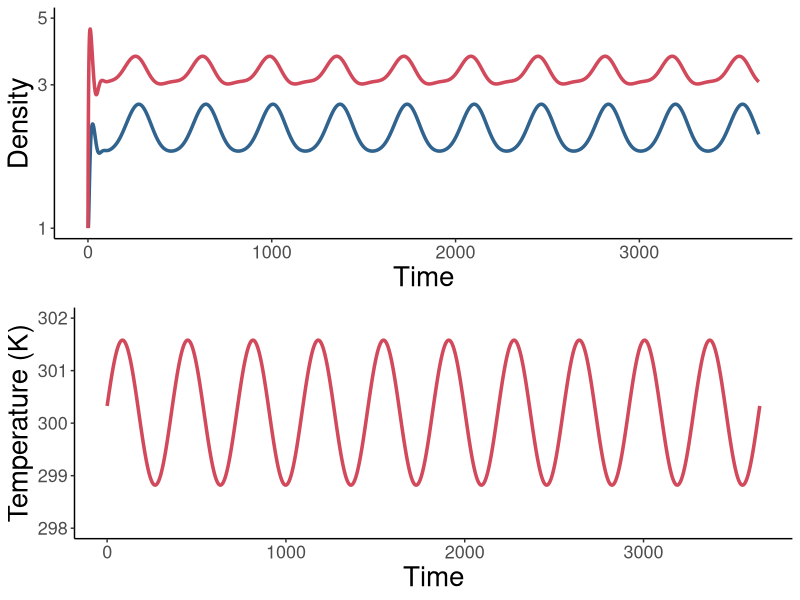
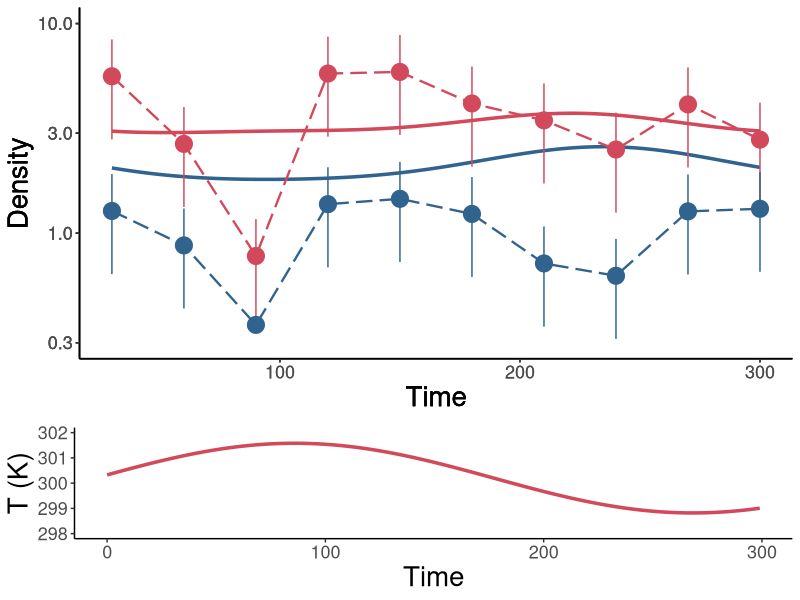

These charts were generated, in order, by the following R code:
#################################################################################
#### This R script simulates population dynamics of hemipteran insects in their native habitats
#################################################################################



#################################################
#### Load packages and set working directory ####
#################################################
library(tidyr)
library(ggplot2)
library(deSolve)
library(cowplot)
library(dplyr)
library(tidyverse)
#library(Cairo)
#library(grid)
#library(gridExtra)

setwd(dirname(rstudioapi::getActiveDocumentContext()$path))

######################################
#### Simulate population dynamics ####
######################################

# STEP 1: Assign parameter values
# read data and select insect
data <- read_csv("Temperature response data.csv")

# select an insect by removing # in front of name and placing # in front of other species
#sp.data <- subset(data, Species == "Clavigralla shadabi")
sp.data <- subset(data, Species == "Clavigralla tomentosicollis")
# define model parameters
params <- c(sp.data[2], sp.data[3], sp.data[4], sp.data[5],sp.data[6], sp.data[7], sp.data[8],
            sp.data[9], sp.data[10], sp.data[11], sp.data[12], sp.data[13], sp.data[14], sp.data[15],
            sp.data[16], sp.data[17], sp.data[18], sp.data[19], sp.data[20], sp.data[21], sp.data[22],
            sp.data[23], sp.data[24])
# time
yrs <- 10; # Number of years over which to run the model
timestep <- 1; # Length of time-steps (days)
times <- seq(0, yrs*365, by = timestep)
# temperature parameters
meanT.incr = 0 # Increase in mean temperature over next 50 years
amplT.incr = 0 # Increase in amplitude of temperature fluctuations over next 50 years
dMeanT = meanT.incr/(yrs*365) # simulate x degree increase in mean temperature over 50 years
dAmplT = amplT.incr/(yrs*365) # simulate x degree increase in the amplitude of temperature fluctuations over 50 years


# STEP 2: Specify model
model = function(t, State, Pars){
  with(as.list(c(State, Pars)),
       {
         # Temperature regime
         #meanT.incr = 0 # Increase in mean temperature over next 50 years
         #amplT.incr = 0 # Increase in amplitude of temperature fluctuations over next 50 years
         #dMeanT = meanT.incr/(yrs*365) # simulate x degree increase in mean temperature over 50 years
         #dAmplT = amplT.incr/(yrs*365) # simulate x degree increase in the amplitude of temperature fluctuations over 50 years
         # temperature function
         temp = (meanT + dMeanT*times) + (amplT + dAmplT*times)*sin((2*pi*times + deltaT)/365)
         # time-series of temperature values
         signal = as.data.frame(list(times = times, temp = rep(0, length(times))))
         signal$temp = temp
         # create interpolating function
         input = approxfun(signal, rule = 2 ) # rule = 2 sets any extrapolated point to the closest data extreme
         # import interpolated temperature function
         T =  input(t)
         
         # Temperature responses
         b = bTopt*exp(-(T-Toptb)^2/(2*sb^2)) # Birth rate
         #q = 1 # Density-dependence (temperature-independent for simplicity)
         q = qTR*exp(Aq*(1/TR-1/Tmax))*exp(-(T-Toptq)^2/(2*sq^2)) # Density-dependence (temperature-dependent)
         m = mTR*(T/TR)*exp(A*(1/TR-1/T))/(1+skew*(exp(AL*(1/TL-1/T))+exp(AH*(1/TH-1/T)))) # Maturation rate
         dJ = dJTR*exp(AdJ*(1/TR-1/T)) # Juvenile mortality
         dA = dATR*exp(AdA*(1/TR-1/T)) # Adult mortality
         
         # Juvenile and adult densities
         dJdt = b*(A >= 0.2)*A*exp(-q*A) - m*J - dJ*J # Allee threshold of 10% of equilibrium adult density
         dAdt = m*J - dA*A
         
         return(list(c(dJdt, dAdt), signal = T))
       })
}


# STEP 3: Model simulation and plotting population dynamics
init = c(J = 1, A = 1)
# run model and input into data frame
densities = as.data.frame(ode(func = model, y = init, parms = params, times = times, method = "ode45"))
# model variables (time, life stage, density)
output = densities[seq(0, dim(densities)[1], by=timestep), ]
output = gather(output, key=Variable, value=Output, -time)

# Plot population dynamics
pop.dyn = ggplot(output[output$Variable %in% c("J", "A"), ], aes(x=time, y=Output, color=Variable)) + 
  geom_line(size=1.2) +
  scale_color_manual(values=c("J"="#d1495b", "A"="#30638e")) + 
  labs(x="Time", y="Density") +
  # scale_x_continuous(expand=c(0, 5)) +
  scale_y_log10(limits=c(1, 5)) +
  theme(panel.grid.major = element_blank(), panel.grid.minor = element_blank(),
        panel.background = element_blank(), axis.line = element_line(colour = "black"),
        legend.position = "none", 
        axis.text = element_text(size=13),
        axis.title = element_text(size=20)) 

# Plot temperature regime
temp.regime  = ggplot(output[output$Variable %in% c("signal"), ], aes(x=time, y=Output, color=Variable)) + 
  geom_line(size=1.2) +
  scale_color_manual(values=c("signal"="#d1495b")) + 
  labs(x="Time", y="Temperature (K)") +
  # scale_x_continuous(expand=c(0, 5)) +
  scale_y_continuous(limits=c(298 - amplT.incr, 302 + meanT.incr + amplT.incr)) +
  theme(panel.grid.major = element_blank(), panel.grid.minor = element_blank(),
        panel.background = element_blank(), axis.line = element_line(colour = "black"),
        legend.position = "none", 
        axis.text = element_text(size=13),
        axis.title = element_text(size=20))

Plots.model = ggdraw() +
  draw_plot(pop.dyn, x = 0, y = 0.5, width = 1, height = 0.5) +
  draw_plot(temp.regime, x = 0, y = 0, width = 1, height = 0.5) #+
#draw_plot_label(label = c("(c)", ""), size = 18, x = c(0, 0), y = c(1, 0.5))
Plots.model


####################################################################
#### Plot empirical time-series for Clavigralla tomentosicollis ####
####################################################################

# Read data
data.plotA <- read_csv("Egwuatu_1977a.csv")

# Convert to data frame
data.A <- as.data.frame(data.plotA) %>%
  gather("stage","popdens",4:5)

# Plot time-series data
plotA.J = ggplot(data.plotA, aes(x=time, y=J, ymin=J-J_SE, ymax=J+J_SE)) + 
  geom_pointrange(size=1.2, color="#d1495b") +
  geom_line(size=0.8, linetype="longdash", color="#d1495b") +
  labs(x="Time", y="Density") +
  scale_y_log10(limits=c(0.3, 10)) +
  theme(panel.grid.major = element_blank(), panel.grid.minor = element_blank(),
        panel.background = element_rect(fill="transparent"), plot.background = element_rect(fill="transparent"),
        axis.line = element_line(colour = "black"), legend.position = "none", 
        axis.text = element_text(size=13), axis.title = element_text(size=20))
#plotA.J

plotA.A = ggplot(data.plotA, aes(x=time, y=A, ymin=A-A_SE, ymax=A+A_SE)) + 
  geom_pointrange(size=1.2, color="#30638e") +
  geom_line(size=0.8, linetype="longdash", color="#30638e") +
  labs(x="Time", y="Density") +
  scale_y_log10(limits=c(0.3, 10)) +
  theme(panel.grid.major = element_blank(), panel.grid.minor = element_blank(),
        panel.background = element_rect(fill="transparent"), plot.background = element_rect(fill="transparent"),
        axis.line = element_line(colour = "black"), legend.position = "none", 
        axis.text = element_text(size=13), axis.title = element_text(size=20)) 
#plotA.A

# Plot model dynamics
plotA.model = ggplot(subset(output[output$Variable %in% c("J", "A"), ], time>9*365 & time<10*365),
                          aes(x=time, y=Output, color=Variable)) + 
  geom_line(size=1.2) +
  scale_color_manual(values=c("J"="#d1495b", "A"="#30638e")) + 
  labs(x="Time", y="Density") +
  scale_y_log10(limits=c(0.3, 10)) +
  theme(panel.grid.major = element_blank(), panel.grid.minor = element_blank(),
        panel.background = element_rect(fill="transparent"), plot.background = element_rect(fill="transparent"),
        axis.line = element_line(colour = "black"), legend.position = "none", 
        axis.text = element_text(size=13), axis.title = element_text(size=20),
        axis.text.x = element_text(colour = "white"), axis.ticks.x = element_blank())
#plotA.model

# Plot temperature regime
plotA.temp  = ggplot(subset(output[output$Variable %in% c("signal"), ], time<300),
                      aes(x=time, y=Output, color=Variable)) + 
  geom_line(size=1.2) +
  scale_color_manual(values=c("signal"="#d1495b")) + 
  labs(x="Time", y="T (K)") +
  scale_y_continuous(limits=c(298 - amplT.incr, 302 + meanT.incr + amplT.incr)) +
  theme(panel.grid.major = element_blank(), panel.grid.minor = element_blank(),
        panel.background = element_rect(fill="transparent"), plot.background = element_rect(fill="transparent"),
        axis.line = element_line(colour = "black"), legend.position = "none", 
        axis.text = element_text(size=13), axis.title = element_text(size=20)) 
#plotA.temp

(ggdraw()  +
    draw_plot(plotA.temp, x = 0, y = 0, width = 1, height = 0.3) +
    draw_plot(plotA.model, x = 0, y = 0.3, width = 1, height = 0.7) +
    draw_plot(plotA.J, x = 0, y = 0.3, width = 1, height = 0.7) +
    draw_plot(plotA.A, x = 0, y = 0.3, width = 1, height = 0.7))
